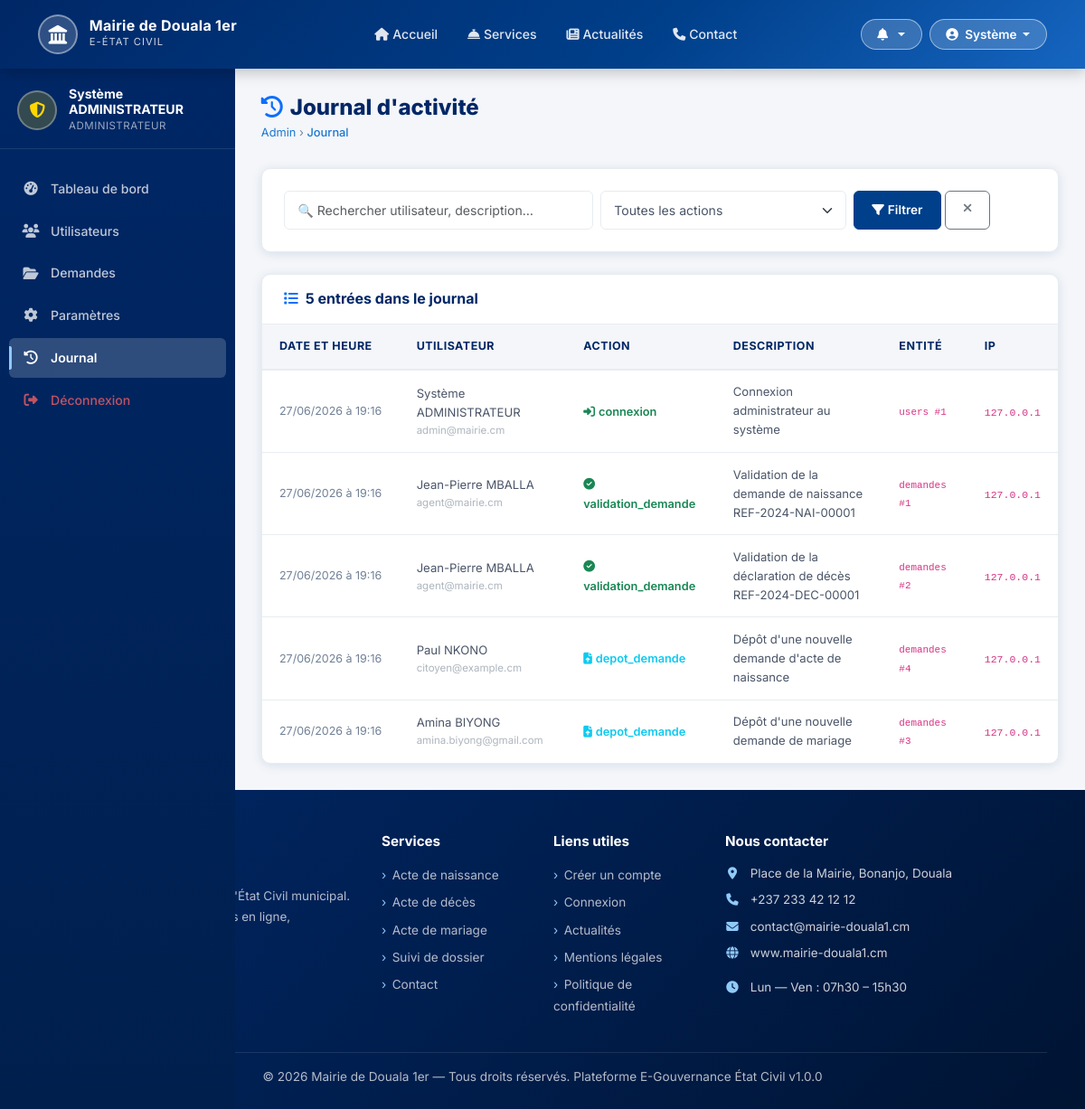
Page /admin/journal.php (signed in) on the committed database.
### tables this page shows
CREATE TABLE `users` (
    `id` INT UNSIGNED AUTO_INCREMENT PRIMARY KEY,
    `role_id` INT UNSIGNED NOT NULL,
    `nom` VARCHAR(100) NOT NULL,
    `prenom` VARCHAR(100) NOT NULL,
    `email` VARCHAR(150) NOT NULL UNIQUE,
    `password` VARCHAR(255) NOT NULL,
    `telephone` VARCHAR(20),
    `adresse` TEXT,
    `ville` VARCHAR(100),
    `photo_profil` VARCHAR(255) DEFAULT NULL,
    `statut` ENUM('actif','inactif','suspendu') DEFAULT 'actif',
    `email_verifie` TINYINT(1) DEFAULT 0,
    `token_reset` VARCHAR(100) DEFAULT NULL,
    `derniere_connexion` DATETIME DEFAULT NULL,
    `created_at` TIMESTAMP DEFAULT CURRENT_TIMESTAMP,
    `updated_at` TIMESTAMP DEFAULT CURRENT_TIMESTAMP ON UPDATE CURRENT_TIMESTAMP,
    FOREIGN KEY (`role_id`) REFERENCES `roles`(`id`) ON DELETE RESTRICT ON UPDATE CASCADE,
    INDEX `idx_email` (`email`),
    INDEX `idx_role` (`role_id`),
    INDEX `idx_statut` (`statut`)
);

CREATE TABLE `historique_actions` (
    `id` INT UNSIGNED AUTO_INCREMENT PRIMARY KEY,
    `user_id` INT UNSIGNED DEFAULT NULL,
    `action` VARCHAR(100) NOT NULL,
    `description` TEXT,
    `entite` VARCHAR(50),
    `entite_id` INT UNSIGNED,
    `ip_address` VARCHAR(45),
    `user_agent` TEXT,
    `created_at` TIMESTAMP DEFAULT CURRENT_TIMESTAMP,
    FOREIGN KEY (`user_id`) REFERENCES `users`(`id`) ON DELETE SET NULL,
    INDEX `idx_action` (`action`),
    INDEX `idx_user` (`user_id`),
    INDEX `idx_date` (`created_at`)
);

### config/database.php (called while the page is built, shortened)
<?php
class Database
{
    private static ?Database $instance = null;
    private PDO $connection;
    private function __construct()
    {
        $dsn = sprintf(
            'mysql:host=%s;port=%d;dbname=%s;charset=%s',
            DB_HOST, DB_PORT, DB_NAME, DB_CHARSET
        );
        $options = [
            PDO::ATTR_ERRMODE            => PDO::ERRMODE_EXCEPTION,
            PDO::ATTR_DEFAULT_FETCH_MODE => PDO::FETCH_ASSOC,
            PDO::ATTR_EMULATE_PREPARES   => false,
            PDO::MYSQL_ATTR_INIT_COMMAND => "SET NAMES utf8mb4 COLLATE utf8mb4_unicode_ci",
        ];
        try {
            $this->connection = new PDO($dsn, DB_USER, DB_PASS, $options);
        } catch (PDOException $e) {
            error_log('[E-Gouvernance DB Error] ' . $e->getMessage());
            die($this->renderDbError());
        }
    }
    public static function getInstance(): Database
    {
        if (self::$instance === null) {
            self::$instance = new Database();
        }
        return self::$instance;
    }
    public function query(string $sql, array $params = []): PDOStatement
    {
        $stmt = $this->connection->prepare($sql);
        $stmt->execute($params);
        return $stmt;
    }
}
function dbQuery(string $sql, array $params = []): PDOStatement
{
    return Database::getInstance()->query($sql, $params);
}

### config/app.php (called while the page is built, shortened)
<?php
function isLoggedIn(): bool
{
    return isset($_SESSION['user_id']) && !empty($_SESSION['user_id']);
}
function getCurrentUser(): ?array
{
    return [
        'id'     => $_SESSION['user_id'],
        'nom'    => $_SESSION['user_nom'] ?? '',
        'prenom' => $_SESSION['user_prenom'] ?? '',
        'email'  => $_SESSION['user_email'] ?? '',
        'role'   => $_SESSION['user_role'] ?? '',
        'photo'  => $_SESSION['user_photo'] ?? null,
    ];
}
function formatDate(string $date, string $format = 'd/m/Y'): string
{
    try {
        return (new DateTime($date))->format($format);
    } catch (Exception $e) {
        return $date;
    }
}
function formatDateTime(string $datetime): string
{
    return formatDate($datetime, 'd/m/Y à H:i');
}
function getSystemParam(string $key, string $default = ''): string
{
    static $params = null;
    if ($params === null) {
        try {
            $stmt   = dbQuery("SELECT cle, valeur FROM parametres_systeme");
            $params = [];
            while ($row = $stmt->fetch()) {
                $params[$row['cle']] = $row['valeur'];
            }
        } catch (Exception $e) {
            return $default;
        }
    }
    return $params[$key] ?? $default;
}

### admin/journal.php (the view, shortened to what this page needs)
<?php
require_once __DIR__ . '/../config/database.php';
require_once __DIR__ . '/../config/app.php';
$search = $_GET['search'] ?? '';
$page   = max(1,(int)($_GET['page']??1));
$perPage = 20; $offset = ($page-1)*$perPage;
$where  = "WHERE 1=1";
$params = [];
$total = dbQuery("SELECT COUNT(*) as c FROM historique_actions h LEFT JOIN users u ON h.user_id=u.id $where",$params)->fetch()['c'];
$params[]=$perPage; $params[]=$offset;
$logs = dbQuery("
    SELECT h.*, u.nom, u.prenom, u.email
    FROM historique_actions h
    LEFT JOIN users u ON h.user_id=u.id
    $where
    ORDER BY h.created_at DESC LIMIT ? OFFSET ?
",$params)->fetchAll();
include __DIR__.'/../views/partials/header.php';
include __DIR__.'/../views/partials/navbar.php';
?>
<div class="dashboard-wrapper">
  <aside class="sidebar" id="mainSidebar">
    <div class="sidebar-header">
      <div class="sidebar-user">
        <div class="user-avatar" style="background:rgba(255,215,0,.2);"><i class="fas fa-shield-alt" style="color:gold;"></i></div>
        <div class="user-info"><div class="user-name"><?= htmlspecialchars($user['prenom'].' '.$user['nom']) ?></div><div class="user-role">Administrateur</div></div>
      </div>
    </div>
    <nav class="sidebar-menu">
      <ul class="nav flex-column mt-2">
        <li class="nav-item"><a class="nav-link" href="<?= APP_URL ?>/admin/dashboard.php"><span class="nav-icon"><i class="fas fa-tachometer-alt"></i></span>Tableau de bord</a></li>
        <li class="nav-item"><a class="nav-link" href="<?= APP_URL ?>/admin/utilisateurs.php"><span class="nav-icon"><i class="fas fa-users"></i></span>Utilisateurs</a></li>
        <li class="nav-item"><a class="nav-link" href="<?= APP_URL ?>/admin/demandes.php"><span class="nav-icon"><i class="fas fa-folder-open"></i></span>Demandes</a></li>
        <li class="nav-item"><a class="nav-link" href="<?= APP_URL ?>/admin/parametres.php"><span class="nav-icon"><i class="fas fa-cog"></i></span>Paramètres</a></li>
        <li class="nav-item"><a class="nav-link active" href="<?= APP_URL ?>/admin/journal.php"><span class="nav-icon"><i class="fas fa-history"></i></span>Journal</a></li>
        <li class="nav-item"><a class="nav-link" href="<?= APP_URL ?>/auth/logout.php" style="color:rgba(255,100,100,.75)!important;"><span class="nav-icon"><i class="fas fa-sign-out-alt"></i></span>Déconnexion</a></li>
      </ul>
    </nav>
  </aside>
  <main class="main-content">
    <div class="page-header">
      <div>
        <h1><i class="fas fa-history me-2 text-primary"></i>Journal d'activité</h1>
        <div class="breadcrumb-bar"><a href="<?= APP_URL ?>/admin/dashboard.php">Admin</a> › <span>Journal</span></div>
      </div>
    </div>
    <div class="content-card mb-4">
      <form method="GET" class="row g-2">
        <div class="col-md-5">
          <input type="text" class="form-control form-control-sm" name="search"
                 value="<?= htmlspecialchars($search) ?>" placeholder="🔍 Rechercher utilisateur, description…">
        </div>
        <div class="col-md-4">
          <select class="form-select form-select-sm" name="action">
            <option value="">Toutes les actions</option>
          </select>
        </div>
        <div class="col-auto d-flex gap-1">
          <button type="submit" class="btn btn-primary btn-sm"><i class="fas fa-filter me-1"></i>Filtrer</button>
          <a href="<?= APP_URL ?>/admin/journal.php" class="btn btn-outline-secondary btn-sm"><i class="fas fa-times"></i></a>
        </div>
      </form>
    </div>
    <div class="table-card">
      <div class="table-card-header">
        <h5><i class="fas fa-list me-2 text-primary"></i><?= $total ?> entrée<?= $total>1?'s':'' ?> dans le journal</h5>
      </div>
      <?php if (empty($logs)): ?>
      <div class="text-center py-5 text-muted"><i class="fas fa-history fa-3x mb-3 d-block opacity-25"></i>Aucune entrée</div>
      <?php else: ?>
      <div class="table-responsive">
        <table class="table-modern">
          <thead>
            <tr><th>Date et heure</th><th>Utilisateur</th><th>Action</th><th>Description</th><th>Entité</th><th>IP</th></tr>
          </thead>
          <tbody>
            <?php
            $actionIcons = [
                'connexion'=>['fas fa-sign-in-alt','text-success'],
                'deconnexion'=>['fas fa-sign-out-alt','text-secondary'],
                'depot_demande'=>['fas fa-file-upload','text-info'],
                'validation_demande'=>['fas fa-check-circle','text-success'],
                'prise_en_charge'=>['fas fa-hand-point-right','text-warning'],
                'rejet'=>['fas fa-times-circle','text-danger'],
                'inscription'=>['fas fa-user-plus','text-primary'],
                'suppression_user'=>['fas fa-trash','text-danger'],
                'modif_parametres'=>['fas fa-cog','text-warning'],
                'echec_connexion'=>['fas fa-exclamation-triangle','text-danger'],
            ];
            foreach ($logs as $log):
              [$icon,$color] = $actionIcons[$log['action']] ?? ['fas fa-dot-circle','text-muted'];
            ?>
            <tr>
              <td style="font-size:.78rem;white-space:nowrap;color:#718096;">
                <?= formatDateTime($log['created_at']) ?>
              </td>
              <td style="font-size:.82rem;">
                <?php if ($log['nom']): ?>
                  <div><?= htmlspecialchars($log['prenom'].' '.$log['nom']) ?></div>
                  <div style="font-size:.72rem;color:#adb5bd;"><?= htmlspecialchars($log['email']??'') ?></div>
                <?php else: ?>
                  <em class="text-muted" style="font-size:.8rem;">Système</em>
                <?php endif; ?>
              </td>
              <td>
                <span class="<?= $color ?>" style="font-size:.8rem;font-weight:600;">
                  <i class="<?= $icon ?> me-1"></i><?= htmlspecialchars($log['action']) ?>
                </span>
              </td>
              <td style="font-size:.82rem;"><?= htmlspecialchars(substr($log['description']??'',0,90)) ?><?= strlen($log['description']??'')>90?'…':'' ?></td>
              <td style="font-size:.78rem;color:#718096;">
                <?php if ($log['entite']): ?>
                  <code><?= htmlspecialchars($log['entite']) ?> #<?= $log['entite_id'] ?></code>
                <?php endif; ?>
              </td>
              <td><code style="font-size:.72rem;"><?= htmlspecialchars($log['ip_address']??'—') ?></code></td>
            </tr>
            <?php endforeach; ?>
          </tbody>
        </table>
      </div>
      <?php endif; ?>
    </div>
  </main>
</div>
<?php include __DIR__.'/../views/partials/footer.php'; ?>

### views/partials/navbar.php (shortened to what this page needs)
<?php
$user    = getCurrentUser();
$mairie  = getSystemParam('nom_mairie', 'Mairie');
?>
<nav class="navbar navbar-expand-lg navbar-etat-civil">
  <div class="container">
    <a class="navbar-brand" href="<?= APP_URL ?>/index.php">
      <div class="logo-circle"><i class="fas fa-landmark"></i></div>
      <div class="brand-text">
        <span class="brand-title"><?= htmlspecialchars($mairie) ?></span>
        <span class="brand-sub">E-État Civil</span>
      </div>
    </a>
    <div class="collapse navbar-collapse" id="mainNav">
      <ul class="navbar-nav mx-auto gap-1">
        <li class="nav-item">
          <a class="nav-link" href="<?= APP_URL ?>/index.php">
            <i class="fas fa-home me-1"></i>Accueil
          </a>
        </li>
        <li class="nav-item">
          <a class="nav-link" href="<?= APP_URL ?>/index.php#services">
            <i class="fas fa-concierge-bell me-1"></i>Services
          </a>
        </li>
        <li class="nav-item">
          <a class="nav-link" href="<?= APP_URL ?>/index.php#actualites">
            <i class="fas fa-newspaper me-1"></i>Actualités
          </a>
        </li>
        <li class="nav-item">
          <a class="nav-link" href="<?= APP_URL ?>/index.php#contact">
            <i class="fas fa-phone me-1"></i>Contact
          </a>
        </li>
      </ul>
      <div class="d-flex align-items-center gap-2 mt-2 mt-lg-0">
        <?php if ($user): ?>
          <div class="dropdown">
            <button class="btn btn-connexion dropdown-toggle" type="button"
                    data-bs-toggle="dropdown">
              <i class="fas fa-bell me-1"></i>
            </button>
          </div>
          <div class="dropdown">
            <button class="btn btn-connexion dropdown-toggle" type="button"
                    data-bs-toggle="dropdown">
              <i class="fas fa-user-circle me-1"></i>
              <?= htmlspecialchars($user['prenom']) ?>
            </button>
          </div>
        <?php endif; ?>
      </div>
    </div>
  </div>
</nav>

### views/partials/header.php (style rules this page uses)
body { font-family: 'Inter', 'Segoe UI', sans-serif; }

### rows in the picture
users: prenom "Système", prenom+nom "Système ADMINISTRATEUR"
historique_actions: created_at "27/06/2026 à 19:16", user.nom "Système ADMINISTRATEUR", user.email "admin@mairie.cm", action "connexion", description "Connexion administrateur au système", entite "users", entite "1", ip_address "127.0.0.1"
historique_actions: created_at "27/06/2026 à 19:16", user.nom "Jean-Pierre MBALLA", user.email "agent@mairie.cm", action "validation_demande", description "Validation de la demande de naissance REF-2024-NAI-00001", entite "demandes", entite "1", ip_address "127.0.0.1"
historique_actions: created_at "27/06/2026 à 19:16", user.nom "Jean-Pierre MBALLA", user.email "agent@mairie.cm", action "validation_demande", description "Validation de la déclaration de décès REF-2024-DEC-00001", entite "demandes", entite "2", ip_address "127.0.0.1"
historique_actions: created_at "27/06/2026 à 19:16", user.nom "Paul NKONO", user.email "citoyen@example.cm", action "depot_demande", description "Dépôt d'une nouvelle demande d'acte de naissance", entite "demandes", entite "4", ip_address "127.0.0.1"
historique_actions: created_at "27/06/2026 à 19:16", user.nom "Amina BIYONG", user.email "amina.biyong@gmail.com", action "depot_demande", description "Dépôt d'une nouvelle demande de mariage", entite "demandes", entite "3", ip_address "127.0.0.1"

### other values in the picture
$mairie "Mairie de Douala 1er"
$total "5"
getSystemParam('adresse_mairie', 'Hôtel de Ville') "Place de la Mairie, Bonanjo, Douala"
getSystemParam('telephone_mairie', '') "+237 233 42 12 12"
getSystemParam('email_mairie', '') "contact@mairie-douala1.cm"
getSystemParam('site_web', '') "www.mairie-douala1.cm"
getSystemParam('nom_mairie', 'Mairie') "Mairie de Douala 1er"
